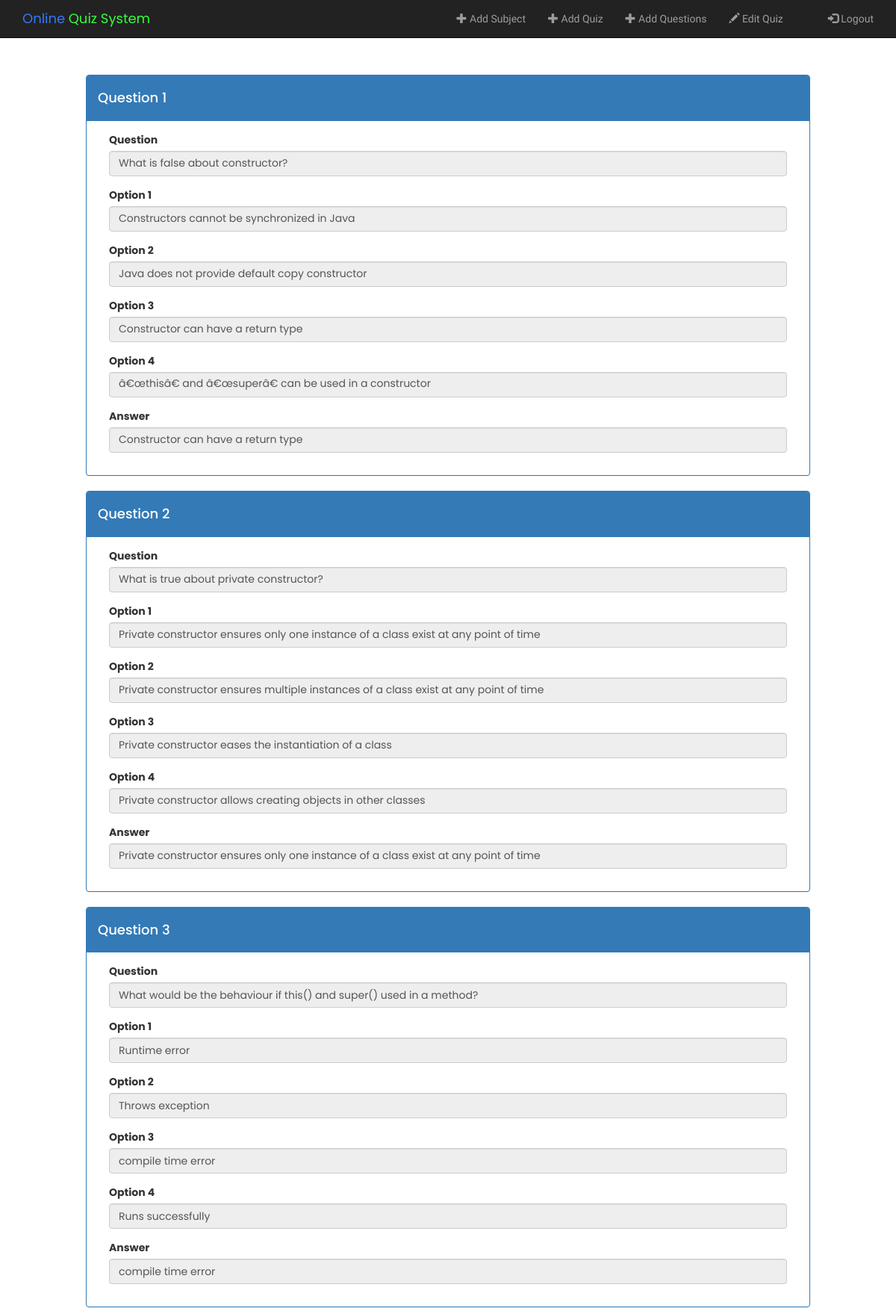
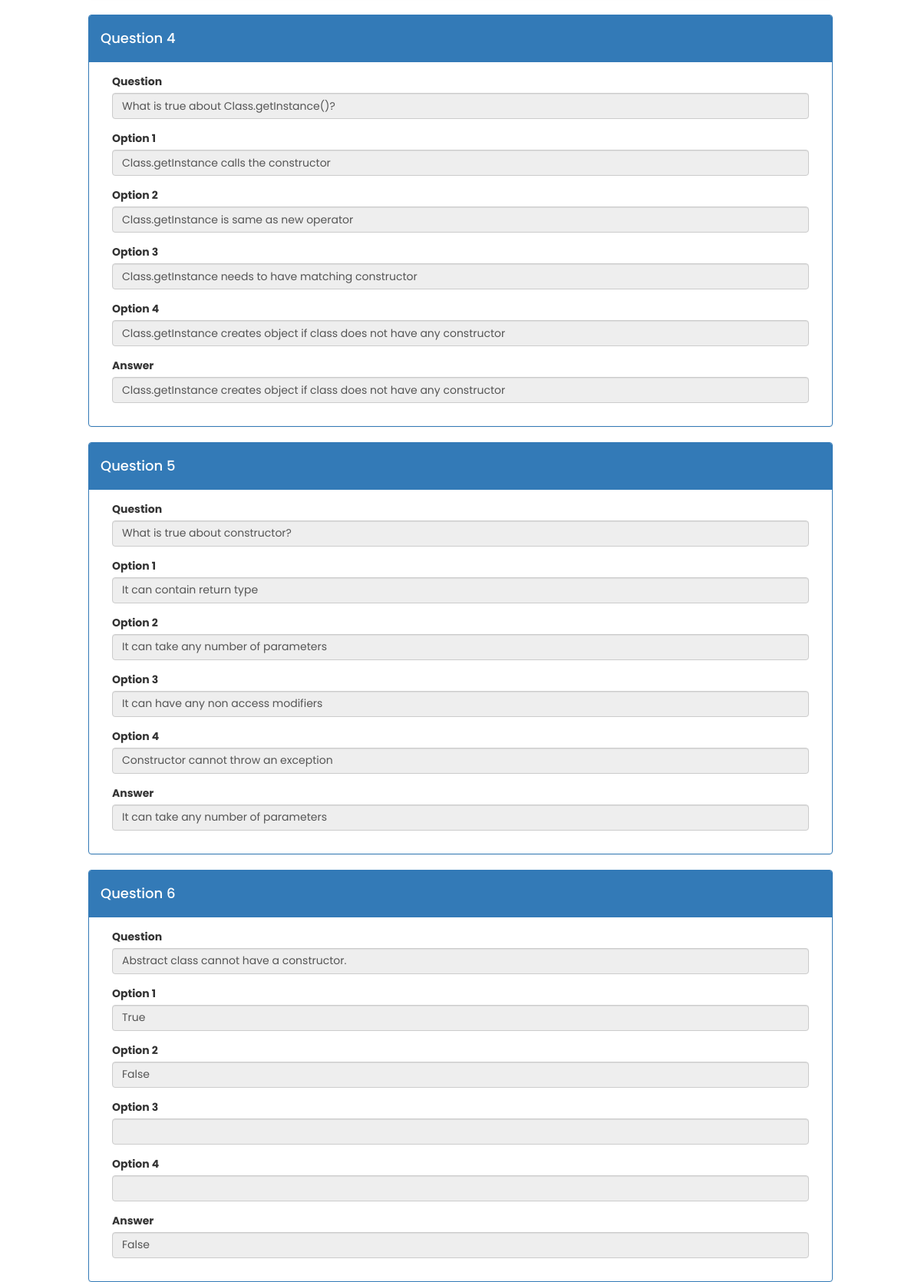
The app's page /teacher_view_quiz.php?id=23 (upper part) with its own data (2 pictures, top to bottom).
### tables this page shows
CREATE TABLE `questions` (
  `id` int(255) NOT NULL,
  `question_id` int(255) NOT NULL,
  `question_name` varchar(1000) NOT NULL,
  `quiz_id` int(255) NOT NULL,
  `quiz_name` varchar(1000) NOT NULL,
  `option1` varchar(1000) NOT NULL,
  `option2` varchar(1000) NOT NULL,
  `option3` varchar(1000) DEFAULT NULL,
  `option4` varchar(1000) DEFAULT NULL,
  `answer_name` varchar(1000) NOT NULL,
  `userans` text NOT NULL
);

CREATE TABLE `quiz` (
  `quiz_id` int(255) NOT NULL,
  `quiz_name` varchar(255) NOT NULL,
  `subject_id` int(255) NOT NULL,
  `subject_name` varchar(255) NOT NULL,
  `course_id` int(255) NOT NULL,
  `course_name` varchar(255) NOT NULL,
  `NOQ` int(255) NOT NULL,
  `teacher_id` int(255) NOT NULL,
  `name` varchar(255) NOT NULL
);

### teacher_view_quiz.php (the view, shortened to what this page needs)
<?php
require("includes/common.php");
?>
<html>
<head>
    <link rel="stylesheet" href="https://maxcdn.bootstrapcdn.com/bootstrap/3.3.7/css/bootstrap.min.css">
    <link rel="stylesheet" href="style.css">
</head>
<body>
    <?php
    if (isset($_SESSION['admin_id'])) {
        include 'includes/admin_header.php';
    } else {
        include 'includes/teacher_header.php';
    }
    $quiz_id = $_GET["id"];
    $qu = "SELECT NOQ FROM quiz WHERE quiz_id=$quiz_id";
    $res = mysqli_query($con, $qu) or die(mysqli_error($con));
    $a = mysqli_fetch_array($res);
    $NOQ = $a["NOQ"];
    if ($NOQ == 0) {
        echo "<center><h2><br><br><br><br><br>There isn't any Questions in this Quiz yet.</h2></center>";
    } else {
    ?>
        <br><br><br><br><br>
        <div class="container-fluid" id="content">
            <div class="row ">
                <div class="col-xs-12 col-lg-10 col-lg-offset-1 col-md-10 col-md-offset-1">
                    <?php
                    $que = "SELECT * FROM questions WHERE quiz_id=$quiz_id";
                    $res = mysqli_query($con, $que) or die(mysqli_error($con));
                    $n = 1;
                    while ($row = mysqli_fetch_array($res)) {
                    ?>
                        <div class="panel panel-primary" style="font-family:'Poppins'">
                            <div class="panel-heading">
                                <h4>Question <?php echo $n; ?></h4>
                            </div>
                            <div class="panel-body">
                                <form action="">
                                    <div class="form-group col-sm-12 ">
                                        <label for="option1">Question</label>
                                        <input class="form-control" name="question_name" value="<?php echo $row["question_name"]; ?>" readonly>
                                    </div>
                                    <div class="form-group col-sm-12 ">
                                        <label for="option1">Option 1</label>
                                        <input class="form-control" name="option1" value="<?php echo $row["option1"]; ?>" readonly>
                                    </div>
                                    <div class="form-group col-sm-12 ">
                                        <label for="option1">Option 2</label>
                                        <input class="form-control" name="option2" value="<?php echo $row["option2"]; ?>" readonly>
                                    </div>
                                    <div class="form-group col-sm-12 ">
                                        <label for="option1">Option 3</label>
                                        <input class="form-control" name="option3" value="<?php echo $row["option3"]; ?>" readonly>
                                    </div>
                                    <div class="form-group col-sm-12 ">
                                        <label for="option1">Option 4</label>
                                        <input class="form-control" name="option4" value="<?php echo $row["option4"]; ?>" readonly>
                                    </div>
                                    <div class="form-group col-sm-12 ">
                                        <label for="option1">Answer</label>
                                        <input class="form-control" name="answer_name" value="<?php echo $row["answer_name"]; ?>" readonly>
                                    </div>
                            </div>
                        </div>
                    <?php
                        $n++;
                    }
                    ?>
                </div>
            </div>
        <?php
    }
        ?>
        </div>
</body>
</html>

### style.css (style rules this page uses)
body, html { width: 100%; height: 100%; }
body { width: 100%; height: 100%; }
.row { display: flex; }

### records on screen
questions: question_name "What is false about constructor?", option1 "Constructors cannot be synchronized in Java", option2 "Java does not provide default copy constructor", option3 "Constructor can have a return type", option4 "â€œthisâ€ and â€œsuperâ€ can be used in a constructor", answer_name "Constructor can have a return type"
questions: question_name "What is true about private constructor?", option1 "Private constructor ensures only one instance of a class exist at any point of time", option2 "Private constructor ensures multiple instances of a class exist at any point of time", option3 "Private constructor eases the instantiation of a class", option4 "Private constructor allows creating objects in other classes", answer_name "Private constructor ensures only one instance of a class exist at any point of time"
questions: question_name "What would be the behaviour if this() and super() used in a method?", option1 "Runtime error", option2 "Throws exception", option3 "compile time error", option4 "Runs successfully", answer_name "compile time error"
questions: question_name "What is true about Class.getInstance()?", option1 "Class.getInstance calls the constructor", option2 "Class.getInstance is same as new operator", option3 "Class.getInstance needs to have matching constructor", option4 "Class.getInstance creates object if class does not have any constructor", answer_name "Class.getInstance creates object if class does not have any constructor"
questions: question_name "What is true about constructor?", option1 "It can contain return type", option2 "It can take any number of parameters", option3 "It can have any non access modifiers", option4 "Constructor cannot throw an exception", answer_name "It can take any number of parameters"
questions: question_name "Abstract class cannot have a constructor.", option1 "True", option2 "False", answer_name "False"
